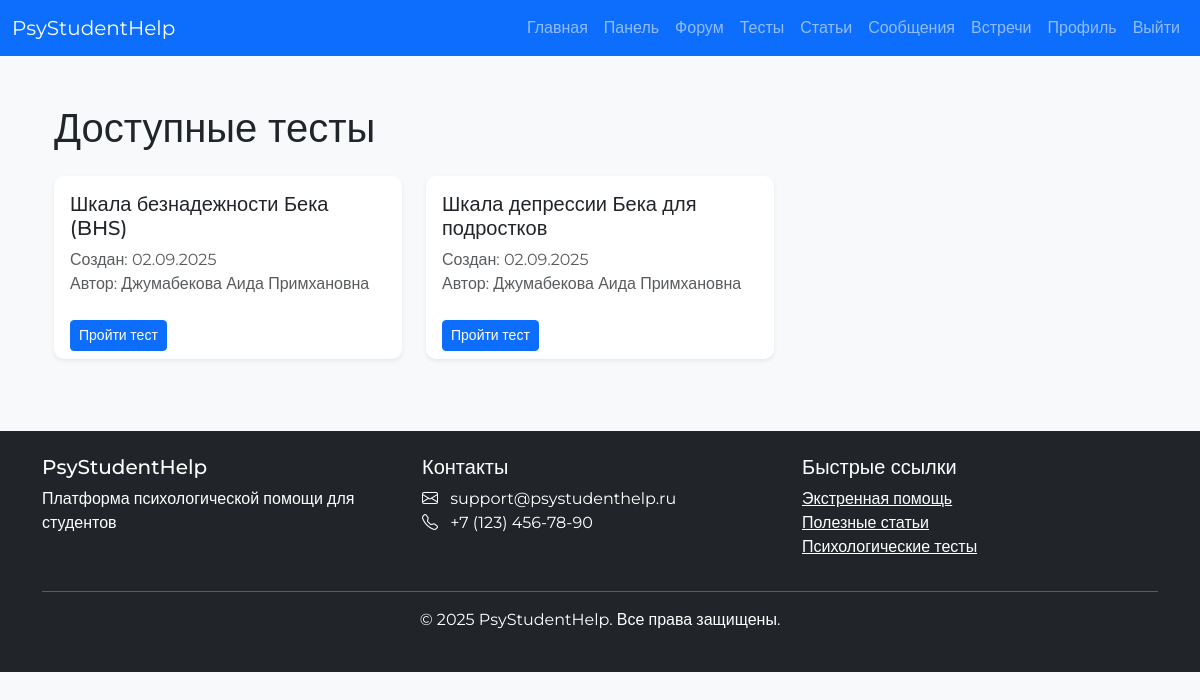
The page /tests (signed in) on the database its author committed.
### models.py (models this page shows)
class Test(db.Model):
    __tablename__ = 'test'
    id = db.Column(db.Integer, primary_key=True)
    title = db.Column(db.String(200), nullable=False)
    description = db.Column(db.Text)
    user_id = db.Column(db.Integer, db.ForeignKey('user.id'), nullable=False)
    created_at = db.Column(db.DateTime, default=datetime.utcnow)
    is_active = db.Column(db.Boolean, default=True)
    questions = db.relationship('Question', backref='test', lazy=True, cascade='all, delete-orphan')
    results = db.relationship('TestResult', backref='test', lazy=True, cascade='all, delete-orphan')
    interpretations = db.relationship('TestInterpretation', backref='test', lazy=True, cascade='all, delete-orphan', order_by='TestInterpretation.min_score')

class User(db.Model):
    __tablename__ = 'user'
    id = db.Column(db.Integer, primary_key=True)
    username = db.Column(db.String(80), unique=True, nullable=False)      # уникальный логин
    email = db.Column(db.String(120), unique=True, nullable=False, index=True)  # СНОВА уникальный email
    password = db.Column(db.String(200), nullable=False)
    role = db.Column(db.String(20), nullable=False)  # student | psychologist | admin | superadmin
    full_name = db.Column(db.String(100))
    bio = db.Column(db.Text)
    profile_pic = db.Column(db.String(100))
    created_at = db.Column(db.DateTime, default=datetime.utcnow)
    group_id = db.Column(db.Integer, db.ForeignKey('groups.id'))
    comments = db.relationship('Comment', backref='author', lazy=True)
    tests = db.relationship('Test', backref='creator', lazy=True)
    test_results = db.relationship('TestResult', backref='user', lazy=True)
    messages_sent = db.relationship('Message', foreign_keys='Message.sender_id', backref='sender', lazy=True)
    messages_received = db.relationship('Message', foreign_keys='Message.recipient_id', backref='recipient', lazy=True)
    reports = db.relationship('StudentReport', foreign_keys='StudentReport.student_id', backref='student', lazy=True)
    appointments = db.relationship('Appointment', foreign_keys='Appointment.student_id', backref='student', lazy=True)
    psychologist_appointments = db.relationship('Appointment', foreign_keys='Appointment.psychologist_id', backref='psychologist', lazy=True)
    meeting_protocols = db.relationship('MeetingProtocol', foreign_keys='MeetingProtocol.student_id', backref='student', lazy=True)
    psychologist_protocols = db.relationship('MeetingProtocol', foreign_keys='MeetingProtocol.psychologist_id', backref='psychologist', lazy=True)

### main.py (the view)
@app.route('/tests')
def tests():
    if 'user_id' not in session:
        return redirect(url_for('login'))
    user = get_current_user()
    if user.role == 'psychologist':
        tests = Test.query.filter_by(user_id=user.id).order_by(Test.created_at.desc()).all()
        total_students = User.query.filter_by(role='student').count()
        total_results = TestResult.query.join(Test).filter(Test.user_id == user.id).count()
        return render_template('psychologist_tests.html', tests=tests,
                               total_students=total_students, total_results=total_results)
    else:
        available_tests = Test.query.filter_by(is_active=True).order_by(Test.created_at.desc()).all()
        my_results = {result.test_id: result for result in TestResult.query.filter_by(user_id=user.id).all()}
        return render_template('student_tests.html', tests=available_tests, my_results=my_results)

### admin.py (called while the page is built)
@admin_bp.before_app_request
def _bootstrap_superadmin_once():
    flag = "SUPERADMIN_BOOTSTRAPPED"
    if not current_app.config.get(flag):
        try:
            ensure_initial_superadmin()
        finally:
            current_app.config[flag] = True

### main.py (called while the page is built)
def is_psychologist():
    return 'user_id' in session and User.query.get(session['user_id']).role == 'psychologist'

def get_current_user():
    if 'user_id' in session:
        return User.query.get(session['user_id'])
    return None

### templates/student_tests.html (shortened to what this page needs)
{% extends "base.html" %}
{% block content %}
<div class="container my-4">
    <h1 class="mb-4">Доступные тесты</h1>
    {% if tests %}
        <div class="row">
            {% for test in tests %}
            <div class="col-md-4 mb-4">
                <div class="card h-100 shadow-sm">
                    <div class="card-body">
                        <h5 class="card-title">{{ test.title }}</h5>
                        <p class="card-text text-muted">
                            Создан: {{ test.created_at.strftime('%d.%m.%Y') }}<br>
                            Автор: {{ test.creator.full_name or test.creator.username }}
                        </p>
                    </div>
                    <div class="card-footer bg-transparent border-0">
                        {% if test.id in completed_test_ids %}
                            <span class="text-success">Пройден</span>
                        {% else %}
                            <a href="{{ url_for('take_test', test_id=test.id) }}" class="btn btn-primary btn-sm">Пройти тест</a>
                        {% endif %}
                    </div>
                </div>
            </div>
            {% endfor %}
        </div>
    {% else %}
        <div class="alert alert-info text-center">
            Пока нет доступных тестов.
        </div>
    {% endif %}
</div>
{% endblock %}

### static/css/style.css (style rules this page uses)
body { font-family: 'Montserrat', sans-serif; background-color: #f8f9fa; }
.card { border: none; border-radius: 10px; box-shadow: 0 4px 6px rgba(0, 0, 0, 0.1); transition: transform 0.3s ease, box-shadow 0.3s ease; }

### rows shown on the page
Test: title "Шкала безнадежности Бека (BHS)", created_at "02.09.2025", creator "Джумабекова Аида Примхановна"
Test: title "Шкала депрессии Бека для подростков", created_at "02.09.2025", creator "Джумабекова Аида Примхановна"
